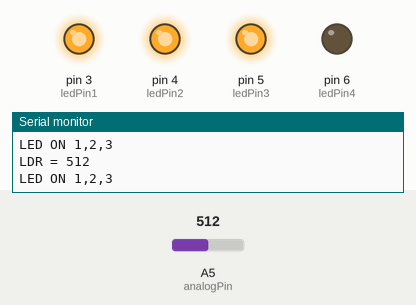
This sketch was run on a simulated Arduino Uno, built with avr-gcc and run on an emulated ATmega328P. Shown: output pins drawn as LEDs (lit = HIGH), the last lines printed to the serial monitor. Inputs (shaded band) come from the test bench; at power-on: A5 (analogPin) = 512.

Above: at 1.8 s.
1.9 s: A5 (analogPin) set to 496
At 3.2 s:
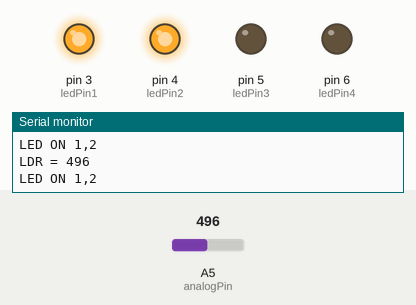
3.5 s: A5 (analogPin) set to 273
5.2 s: A5 (analogPin) set to 247
At 6.5 s:
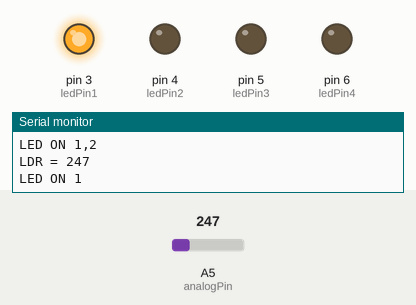
7.5 s: A5 (analogPin) set to 900
At 9.2 s:
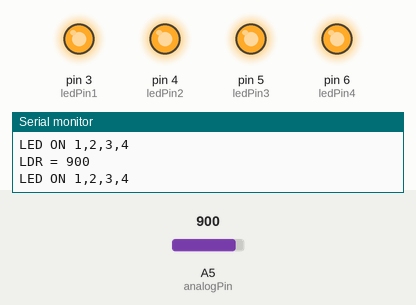
9.5 s: A5 (analogPin) set to 778
11.2 s: A5 (analogPin) set to 754
At 12.3 s:
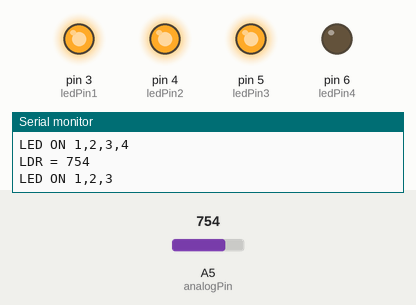
Timing chart, 0 to 14.2 s (numbered marks = the images above; inputs shaded):
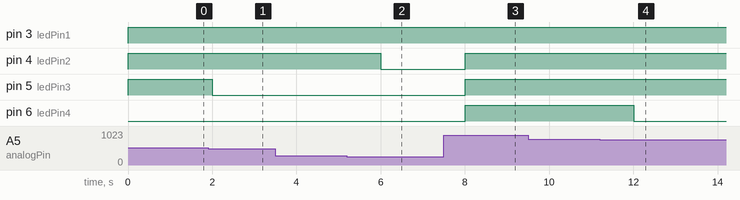

The sketch:

LDR.ino
```cpp
int ledPin1 = 3;
int ledPin2 = 4;
int ledPin3 = 5;
int ledPin4 = 6;
int con = 1023/4;
int analogPin = 5;
int val = 0;
void setup() {
  // put your setup code here, to run once:
  pinMode(ledPin1, OUTPUT);
  pinMode(ledPin2, OUTPUT);
  pinMode(ledPin3, OUTPUT);
  pinMode(ledPin4, OUTPUT);
  Serial.begin(9600);
}

void loop() {
  // put your main code here, to run repeatedly:
  val = analogRead(analogPin);
  Serial.print("LDR = ");
  Serial.println(val);

  if(val < con ){
    digitalWrite(ledPin1, HIGH);
    digitalWrite(ledPin2, LOW);
    digitalWrite(ledPin3, LOW);
    digitalWrite(ledPin4, LOW);
    Serial.println("LED ON 1");
    Serial.println();
  }
  else if(val < con*2){
    digitalWrite(ledPin1, HIGH);
    digitalWrite(ledPin2, HIGH);
    digitalWrite(ledPin3, LOW);
    digitalWrite(ledPin4, LOW);
    Serial.println("LED ON 1,2");
    Serial.println();
  }
  else if(val < con*3){
    digitalWrite(ledPin1, HIGH);
    digitalWrite(ledPin2, HIGH);
    digitalWrite(ledPin3, HIGH);
    digitalWrite(ledPin4, LOW);
    Serial.println("LED ON 1,2,3");
    Serial.println();
  }
  else{
    digitalWrite(ledPin1, HIGH);
    digitalWrite(ledPin2, HIGH);
    digitalWrite(ledPin3, HIGH);
    digitalWrite(ledPin4, HIGH);
    Serial.println("LED ON 1,2,3,4");
    Serial.println();
  }
  delay(1000);
}
```

Measured:
- the behaviour switches between 510 and 509 on A5 (analogPin) (found by bisection; images 0 and 1)
- the behaviour switches between 255 and 254 on A5 (analogPin) (found by bisection; images 1 and 2)
- the behaviour switches between 765 and 764 on A5 (analogPin) (found by bisection; images 3 and 4)
- after the input at 1.9 s, pin 5 (ledPin3): HIGH → LOW after 0.10 s
- after the input at 5.2 s, pin 4 (ledPin2): HIGH → LOW after 0.80 s
- after the input at 7.5 s, pin 4 (ledPin2), pin 5 (ledPin3), pin 6 (ledPin4): LOW → HIGH after 0.50 s
- after the input at 11.2 s, pin 6 (ledPin4): HIGH → LOW after 0.81 s
